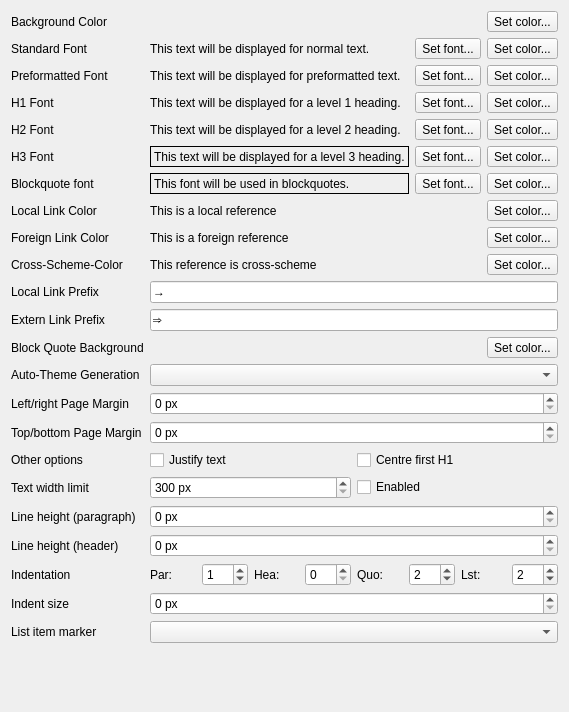
           <widget class="QWidget" name="style_scroll_widget">
            <property name="geometry">
             <rect>
              <x>0</x>
              <y>0</y>
              <width>530</width>
              <height>712</height>
             </rect>
            </property>
            <layout class="QFormLayout" name="style_scroll_layout">
             <item row="0" column="1">
              <layout class="QHBoxLayout" name="horizontalLayout_13">
               <item>
                <widget class="QLabel" name="bg_preview">
                 <property name="text">
                  <string/>
                 </property>
                 <property name="textFormat">
                  <enum>Qt::PlainText</enum>
                 </property>
                </widget>
               </item>
               <item>
                <widget class="QToolButton" name="bg_change_color">
                 <property name="text">
                  <string>Set color...</string>
                 </property>
                 <property name="icon">
                  <iconset theme="color-select-symbolic"/>
                 </property>
                </widget>
               </item>
              </layout>
             </item>
             <item row="0" column="0">
              <widget class="QLabel" name="label_2">
               <property name="text">
                <string>Background Color</string>
               </property>
              </widget>
             </item>
             <item row="1" column="0">
              <widget class="QLabel" name="label">
               <property name="text">
                <string>Standard Font</string>
               </property>
              </widget>
             </item>
             <item row="1" column="1">
              <layout class="QHBoxLayout" name="horizontalLayout_14">
               <item>
                <widget class="QLabel" name="std_preview">
                 <property name="frameShape">
                  <enum>QFrame::NoFrame</enum>
                 </property>
                 <property name="text">
                  <string>This text will be displayed for normal text.</string>
                 </property>
                </widget>
               </item>
               <item>
                <widget class="QToolButton" name="std_change_font">
                 <property name="text">
                  <string>Set font...</string>
                 </property>
                 <property name="icon">
                  <iconset theme="font-select-symbolic"/>
                 </property>
                </widget>
               </item>
               <item>
                <widget class="QToolButton" name="std_change_color">
                 <property name="text">
                  <string>Set color...</string>
                 </property>
                 <property name="icon">
                  <iconset theme="color-select-symbolic"/>
                 </property>
                </widget>
               </item>
              </layout>
             </item>
             <item row="2" column="0">
              <widget class="QLabel" name="label_3">
               <property name="text">
                <string>Preformatted Font</string>
               </property>
              </widget>
             </item>
             <item row="2" column="1">
              <layout class="QHBoxLayout" name="horizontalLayout_15">
               <item>
                <widget class="QLabel" name="pre_preview">
                 <property name="frameShape">
                  <enum>QFrame::NoFrame</enum>
                 </property>
                 <property name="text">
                  <string>This text will be displayed for preformatted text.</string>
                 </property>
                </widget>
               </item>
               <item>
                <widget class="QToolButton" name="pre_change_font">
                 <property name="text">
                  <string>Set font...</string>
                 </property>
                 <property name="icon">
                  <iconset theme="font-select-symbolic"/>
                 </property>
                </widget>
               </item>
               <item>
                <widget class="QToolButton" name="pre_change_color">
                 <property name="text">
                  <string>Set color...</string>
                 </property>
                 <property name="icon">
                  <iconset theme="color-select-symbolic"/>
                 </property>
                </widget>
               </item>
              </layout>
             </item>
             <item row="3" column="0">
              <widget class="QLabel" name="label_4">
               <property name="text">
                <string>H1 Font</string>
               </property>
              </widget>
             </item>
             <item row="3" column="1">
              <layout class="QHBoxLayout" name="horizontalLayout_16">
               <item>
                <widget class="QLabel" name="h1_preview">
                 <property name="frameShape">
                  <enum>QFrame::NoFrame</enum>
                 </property>
                 <property name="text">
                  <string>This text will be displayed for a level 1 heading.</string>
                 </property>
                </widget>
               </item>
               <item>
                <widget class="QToolButton" name="h1_change_font">
                 <property name="text">
                  <string>Set font...</string>
                 </property>
                 <property name="icon">
                  <iconset theme="font-select-symbolic"/>
                 </property>
                </widget>
               </item>
               <item>
                <widget class="QToolButton" name="h1_change_color">
                 <property name="text">
                  <string>Set color...</string>
                 </property>
                 <property name="icon">
                  <iconset theme="color-select-symbolic"/>
                 </property>
                </widget>
               </item>
              </layout>
             </item>
             <item row="4" column="0">
              <widget class="QLabel" name="label_5">
               <property name="text">
                <string>H2 Font</string>
               </property>
              </widget>
             </item>
             <item row="4" column="1">
              <layout class="QHBoxLayout" name="horizontalLayout_18">
               <item>
                <widget class="QLabel" name="h2_preview">
                 <property name="frameShape">
                  <enum>QFrame::NoFrame</enum>
                 </property>
                 <property name="text">
                  <string>This text will be displayed for a level 2 heading.</string>
                 </property>
                </widget>
               </item>
               <item>
                <widget class="QToolButton" name="h2_change_font">
                 <property name="text">
                  <string>Set font...</string>
                 </property>
                 <property name="icon">
                  <iconset theme="font-select-symbolic"/>
                 </property>
                </widget>
               </item>
               <item>
                <widget class="QToolButton" name="h2_change_color">
                 <property name="text">
                  <string>Set color...</string>
                 </property>
                 <property name="icon">
                  <iconset theme="color-select-symbolic"/>
                 </property>
                </widget>
               </item>
              </layout>
             </item>
             <item row="5" column="0">
              <widget class="QLabel" name="label_6">
               <property name="text">
                <string>H3 Font</string>
               </property>
              </widget>
             </item>
             <item row="5" column="1">
              <layout class="QHBoxLayout" name="horizontalLayout_19">
               <item>
                <widget class="QLabel" name="h3_preview">
                 <property name="styleSheet">
                  <string notr="true">border: 1px solid black;</string>
                 </property>
                 <property name="frameShape">
                  <enum>QFrame::NoFrame</enum>
                 </property>
                 <property name="text">
                  <string>This text will be displayed for a level 3 heading.</string>
                 </property>
                 <property name="textFormat">
                  <enum>Qt::PlainText</enum>
                 </property>
                </widget>
               </item>
               <item>
                <widget class="QToolButton" name="h3_change_font">
                 <property name="text">
                  <string>Set font...</string>
                 </property>
                 <property name="icon">
                  <iconset theme="font-select-symbolic"/>
                 </property>
                </widget>
               </item>
               <item>
                <widget class="QToolButton" name="h3_change_color">
                 <property name="text">
                  <string>Set color...</string>
                 </property>
                 <property name="icon">
                  <iconset theme="color-select-symbolic"/>
                 </property>
                </widget>
               </item>
              </layout>
             </item>
             <item row="6" column="0">
              <widget class="QLabel" name="label_33">
               <property name="text">
                <string>Blockquote font</string>
               </property>
              </widget>
             </item>
             <item row="6" column="1">
              <layout class="QHBoxLayout" name="horizontalLayout_24">
               <item>
                <widget class="QLabel" name="bq_preview">
                 <property name="styleSheet">
                  <string notr="true">border: 1px solid black;</string>
                 </property>
                 <property name="frameShape">
                  <enum>QFrame::NoFrame</enum>
                 </property>
                 <property name="text">
                  <string>This font will be used in blockquotes.</string>
                 </property>
                 <property name="textFormat">
                  <enum>Qt::PlainText</enum>
                 </property>
                </widget>
               </item>
               <item>
                <widget class="QToolButton" name="bq_change_font">
                 <property name="text">
                  <string>Set font...</string>
                 </property>
                 <property name="icon">
                  <iconset theme="font-select-symbolic"/>
                 </property>
                </widget>
               </item>
               <item>
                <widget class="QToolButton" name="bq_change_color">
                 <property name="text">
                  <string>Set color...</string>
                 </property>
                 <property name="icon">
                  <iconset theme="color-select-symbolic"/>
                 </property>
                </widget>
               </item>
              </layout>
             </item>
             <item row="7" column="0">
              <widget class="QLabel" name="label_7">
               <property name="text">
                <string>Local Link Color</string>
               </property>
              </widget>
             </item>
             <item row="8" column="0">
              <widget class="QLabel" name="label_8">
               <property name="text">
                <string>Foreign Link Color</string>
               </property>
              </widget>
             </item>
             <item row="9" column="0">
              <widget class="QLabel" name="label_9">
               <property name="text">
                <string>Cross-Scheme-Color</string>
               </property>
              </widget>
             </item>
             <item row="10" column="0">
              <widget class="QLabel" name="label_10">
               <property name="text">
                <string>Local Link Prefix</string>
               </property>
              </widget>
             </item>
             <item row="11" column="0">
              <widget class="QLabel" name="label_11">
               <property name="text">
                <string>Extern Link Prefix</string>
               </property>
              </widget>
             </item>
             <item row="11" column="1">
              <widget class="QLineEdit" name="link_foreign_prefix">
               <property name="text">
                <string>⇒ </string>
               </property>
              </widget>
             </item>
             <item row="10" column="1">
              <widget class="QLineEdit" name="link_local_prefix">
               <property name="text">
                <string>→ </string>
               </property>
              </widget>
             </item>
             <item row="7" column="1">
              <layout class="QHBoxLayout" name="horizontalLayout_20">
               <item>
                <widget class="QLabel" name="link_local_preview">
                 <property name="text">
                  <string>This is a local reference</string>
                 </property>
                 <property name="textFormat">
                  <enum>Qt::PlainText</enum>
                 </property>
                </widget>
               </item>
               <item>
                <widget class="QToolButton" name="link_local_change_color">
                 <property name="text">
                  <string>Set color...</string>
                 </property>
                 <property name="icon">
                  <iconset theme="color-select-symbolic"/>
                 </property>
                </widget>
               </item>
              </layout>
             </item>
             <item row="8" column="1">
              <layout class="QHBoxLayout" name="horizontalLayout_21">
               <item>
                <widget class="QLabel" name="link_foreign_preview">
                 <property name="text">
                  <string>This is a foreign reference</string>
                 </property>
                 <property name="textFormat">
                  <enum>Qt::PlainText</enum>
                 </property>
                </widget>
               </item>
               <item>
                <widget class="QToolButton" name="link_foreign_change_color">
                 <property name="text">
                  <string>Set color...</string>
                 </property>
                 <property name="icon">
                  <iconset theme="color-select-symbolic"/>
                 </property>
                </widget>
               </item>
              </layout>
             </item>
             <item row="9" column="1">
              <layout class="QHBoxLayout" name="horizontalLayout_22">
               <item>
                <widget class="QLabel" name="link_cross_preview">
                 <property name="text">
                  <string>This reference is cross-scheme</string>
                 </property>
                 <property name="textFormat">
                  <enum>Qt::PlainText</enum>
                 </property>
                </widget>
               </item>
               <item>
                <widget class="QToolButton" name="link_cross_change_color">
                 <property name="text">
                  <string>Set color...</string>
                 </property>
                 <property name="icon">
                  <iconset theme="color-select-symbolic"/>
                 </property>
                </widget>
               </item>
              </layout>
             </item>
             <item row="13" column="0">
              <widget class="QLabel" name="label_12">
               <property name="text">
                <string>Auto-Theme Generation</string>
               </property>
              </widget>
             </item>
             <item row="13" column="1">
              <widget class="QComboBox" name="auto_theme"/>
             </item>
             <item row="14" column="0">
              <widget class="QLabel" name="label_13">
               <property name="text">
                <string>Left/right Page Margin</string>
               </property>
              </widget>
             </item>
             <item row="14" column="1">
              <widget class="QDoubleSpinBox" name="page_margin_h">
               <property name="suffix">
                <string> px</string>
               </property>
               <property name="decimals">
                <number>0</number>
               </property>
               <property name="maximum">
                <double>350.000000000000000</double>
               </property>
              </widget>
             </item>
             <item row="15" column="0">
              <widget class="QLabel" name="label_32">
               <property name="text">
                <string>Top/bottom Page Margin</string>
               </property>
              </widget>
             </item>
             <item row="15" column="1">
              <widget class="QDoubleSpinBox" name="page_margin_v">
               <property name="suffix">
                <string> px</string>
               </property>
               <property name="decimals">
                <number>0</number>
               </property>
               <property name="maximum">
                <double>350.000000000000000</double>
               </property>
              </widget>
             </item>
             <item row="16" column="0">
              <widget class="QLabel" name="label_25">
               <property name="text">
                <string>Other options</string>
               </property>
              </widget>
             </item>
             <item row="16" column="1">
              <layout class="QHBoxLayout" name="horizontalLayout_98">
               <item>
                <widget class="QCheckBox" name="enable_justify_text">
                 <property name="toolTip">
                  <string>Justify text on the page, instead of left-aligning it.</string>
                 </property>
                 <property name="text">
                  <string>Justify text</string>
                 </property>
                </widget>
               </item>
               <item>
                <widget class="QCheckBox" name="enable_centre_h1">
                 <property name="toolTip">
                  <string>Whether to centre the first top-level heading in the document.</string>
                 </property>
                 <property name="text">
                  <string>Centre first H1 </string>
                 </property>
                </widget>
               </item>
              </layout>
             </item>
             <item row="17" column="0">
              <widget class="QLabel" name="label_38">
               <property name="toolTip">
                <string>Preferred width of formatted text on the page.</string>
               </property>
               <property name="text">
                <string>Text width limit</string>
               </property>
              </widget>
             </item>
             <item row="17" column="1">
              <layout class="QHBoxLayout" name="horizontalLayout_26">
               <item>
                <widget class="QSpinBox" name="text_width">
                 <property name="suffix">
                  <string> px</string>
                 </property>
                 <property name="minimum">
                  <number>300</number>
                 </property>
                 <property name="maximum">
                  <number>2000</number>
                 </property>
                 <property name="value">
                  <number>300</number>
                 </property>
                </widget>
               </item>
               <item>
                <widget class="QCheckBox" name="enable_text_width">
                 <property name="toolTip">
                  <string>Whether to limit the width of formatted text on the page or not.</string>
                 </property>
                 <property name="text">
                  <string>Enabled</string>
                 </property>
                </widget>
               </item>
              </layout>
             </item>
             <item row="18" column="0">
              <widget class="QLabel" name="label_35">
               <property name="text">
                <string>Line height (paragraph)</string>
               </property>
              </widget>
             </item>
             <item row="18" column="1">
              <widget class="QDoubleSpinBox" name="line_height_p">
               <property name="suffix">
                <string> px</string>
               </property>
               <property name="decimals">
                <number>0</number>
               </property>
               <property name="maximum">
                <double>30.000000000000000</double>
               </property>
              </widget>
             </item>
             <item row="19" column="0">
              <widget class="QLabel" name="label_36">
               <property name="text">
                <string>Line height (header)</string>
               </property>
              </widget>
             </item>
             <item row="19" column="1">
              <widget class="QDoubleSpinBox" name="line_height_h">
               <property name="suffix">
                <string> px</string>
               </property>
               <property name="decimals">
                <number>0</number>
               </property>
               <property name="maximum">
                <double>30.000000000000000</double>
               </property>
              </widget>
             </item>
             <item row="20" column="0">
              <widget class="QLabel" name="label_37">
               <property name="text">
                <string>Indentation</string>
               </property>
              </widget>
             </item>
             <item row="20" column="1">
              <layout class="QHBoxLayout" name="indent_container">
               <item>
                <widget class="QLabel" name="label_96">
                 <property name="text">
                  <string>Par:</string>
                 </property>
                </widget>
               </item>
               <item>
                <widget class="QSpinBox" name="indent_p">
                 <property name="minimum">
                  <number>0</number>
                 </property>
                 <property name="maximum">
                  <number>7</number>
                 </property>
                 <property name="value">
                  <number>1</number>
                 </property>
                </widget>
               </item>
               <item>
                <widget class="QLabel" name="label_94">
                 <property name="text">
                  <string>Hea:</string>
                 </property>
                </widget>
               </item>
               <item>
                <widget class="QSpinBox" name="indent_h">
                 <property name="minimum">
                  <number>0</number>
                 </property>
                 <property name="maximum">
                  <number>7</number>
                 </property>
                 <property name="value">
                  <number>0</number>
                 </property>
                </widget>
               </item>
               <item>
                <widget class="QLabel" name="label_95">
                 <property name="text">
                  <string>Quo:</string>
                 </property>
                </widget>
               </item>
               <item>
                <widget class="QSpinBox" name="indent_bq">
                 <property name="minimum">
                  <number>0</number>
                 </property>
                 <property name="maximum">
                  <number>7</number>
                 </property>
                 <property name="value">
                  <number>2</number>
                 </property>
                </widget>
               </item>
               <item>
                <widget class="QLabel" name="label_93">
                 <property name="text">
                  <string>Lst:</string>
                 </property>
                </widget>
               </item>
               <item>
                <widget class="QSpinBox" name="indent_l">
                 <property name="minimum">
                  <number>0</number>
                 </property>
                 <property name="maximum">
                  <number>7</number>
                 </property>
                 <property name="value">
                  <number>2</number>
                 </property>
                </widget>
               </item>
              </layout>
             </item>
             <item row="21" column="0">
              <widget class="QLabel" name="label_42">
               <property name="text">
                <string>Indent size</string>
               </property>
              </widget>
             </item>
             <item row="21" column="1">
              <widget class="QDoubleSpinBox" name="indent_size">
               <property name="suffix">
                <string> px</string>
               </property>
               <property name="decimals">
                <number>0</number>
               </property>
               <property name="maximum">
                <double>100.000000000000000</double>
               </property>
              </widget>
             </item>
             <item row="22" column="0">
              <widget class="QLabel" name="label_41">
               <property name="text">
                <string>List item marker</string>
               </property>
              </widget>
             </item>
             <item row="22" column="1">
              <widget class="QComboBox" name="list_symbol"/>
             </item>
             <item row="12" column="0">
              <widget class="QLabel" name="label_21">
               <property name="text">
                <string>Block Quote Background</string>
               </property>
              </widget>
             </item>
             <item row="12" column="1">
              <layout class="QHBoxLayout" name="horizontalLayout_6">
               <item>
                <widget class="QLabel" name="quote_preview">
                 <property name="text">
                  <string/>
                 </property>
                </widget>
               </item>
               <item>
                <widget class="QToolButton" name="quote_change_color">
                 <property name="text">
                  <string>Set color...</string>
                 </property>
                 <property name="icon">
                  <iconset theme="color-select-symbolic"/>
                 </property>
                </widget>
               </item>
              </layout>
             </item>
            </layout>
           </widget>
